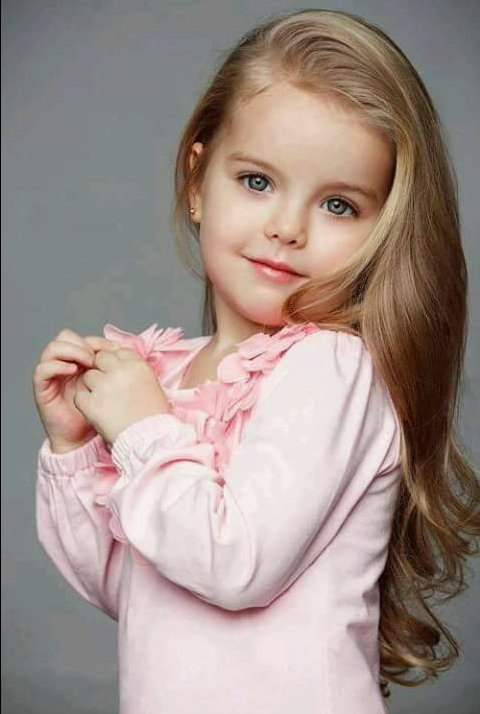
#> input picture pic2.png, 480 x 714 px, found by its file name
$ python Chapter_7.py
#> lines starting #> are read from the running program, lines starting #| are printed output that depends on the picture; after the words box and inside, x2 and y2 are one past the last pixel; in counts of white or black regions, pixels touching at a corner belong together
import cv2
import numpy as np


def empty(a): # FUNCTION USED IN TRACK BAR
    pass


path = "Resources/pic2.png"

# CREATE NEW WINDOW FOR TRACK BAR
cv2.namedWindow("TrackBars")
# RESIZE WINDOW
cv2.resizeWindow("TrackBars",700,310)

# CREATE TRACKBAR FOR 6 DIFFERENT VALUES
cv2.createTrackbar("Hue Min","TrackBars",0,179,empty)  # max hue = 360 but for open cv it is 180
cv2.createTrackbar("Hue Max","TrackBars",179,179,empty)
cv2.createTrackbar("Sat Min","TrackBars",0,255,empty)
cv2.createTrackbar("Sat Max","TrackBars",255,255,empty)
cv2.createTrackbar("Val Min","TrackBars",153,255,empty)
cv2.createTrackbar("Val Max","TrackBars",255,255,empty)

# GET REAL TIME VALUES OF HSV BY TUNING THE TRACKBAR VALUES

while True:
    img = cv2.imread(path)
#> img is the input picture: shape (714, 480, 3); mean B, G, R 137.3, 144, 158.8

    # CONVERT RGB TO HSV
    imgHSV = cv2.cvtColor(img,cv2.COLOR_BGR2HSV)
#> imgHSV: shape (714, 480, 3); mean H, S, V 54.2, 50.3, 161.2
    h_min = cv2.getTrackbarPos("Hue Min","TrackBars")
    h_max = cv2.getTrackbarPos("Hue Max", "TrackBars")
    s_min = cv2.getTrackbarPos("Sat Min", "TrackBars")
    s_max = cv2.getTrackbarPos("Sat Max", "TrackBars")
    v_min= cv2.getTrackbarPos("Val Min", "TrackBars")
    v_max = cv2.getTrackbarPos("Val Max", "TrackBars")
    print(h_min,h_max,s_min,s_max,v_min,v_max)

    # GET MASK OF PERTICULAR OBJECT (BLACK = 0,WHITE = 1)
    lower = np.array([h_min,s_min,v_min])
    upper = np.array([h_max,s_max,v_max])
    mask = cv2.inRange(imgHSV,lower,upper)
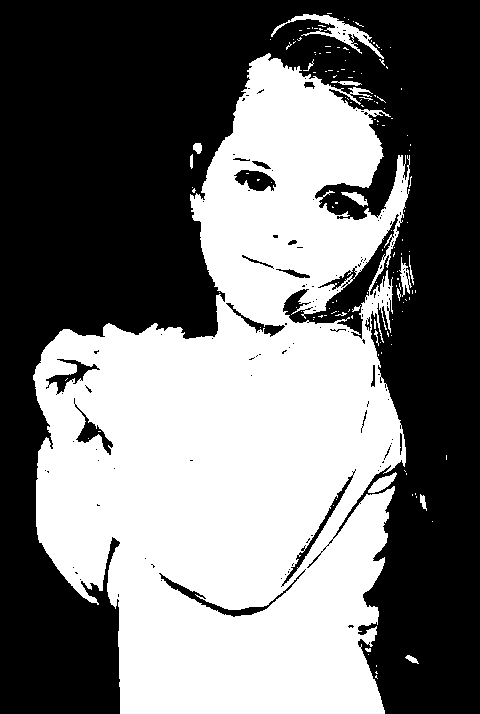
#> mask: shape (714, 480); 45.8% white; 148 white regions (131 under 20 px), largest, box (x1, y1, x2, y2) and area: (33, 53, 410, 714) 154206, (271, 14, 384, 59) 1031, (368, 472, 397, 493) 267

    # PERFORM AND OPERATION OF IMAGES WITH MASK
    imgResult = cv2.bitwise_and(img,img,mask=mask)
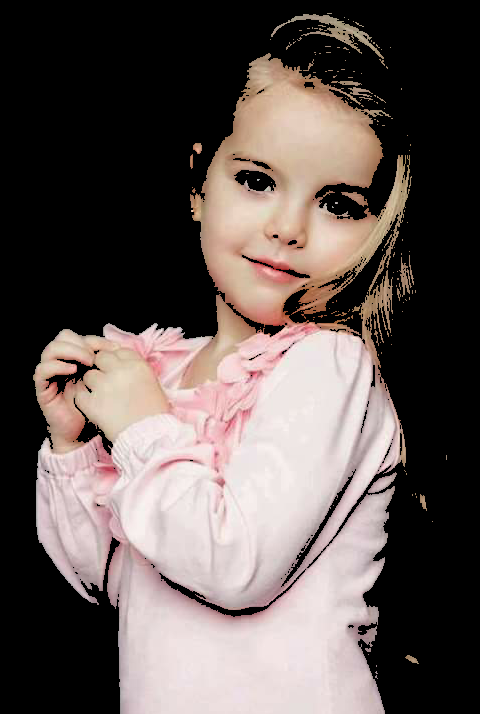
#> imgResult: shape (714, 480, 3); mean B, G, R 84.3, 87.6, 98.8

    # JOINED THE FINAL IMAGE WITH ACTUAL AND HSV IMAGE
    stackedImg = np.hstack((img,imgHSV,imgResult))
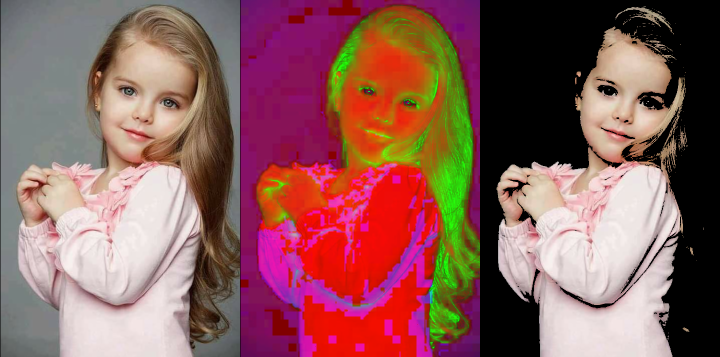
#> stackedImg: shape (714, 1440, 3) (shown at 1/2 size); mean B, G, R 91.9, 94, 139.6

    # SHOW MASK AND IMAGES
    cv2.imshow("Mask",mask)
    cv2.imshow("StackedImage",stackedImg)
    k = cv2.waitKey(1) & 0xFF
#> (key q is pressed here)
    if k == ord('q'):
        break

$ run again, with pic1.png copied over pic2.png
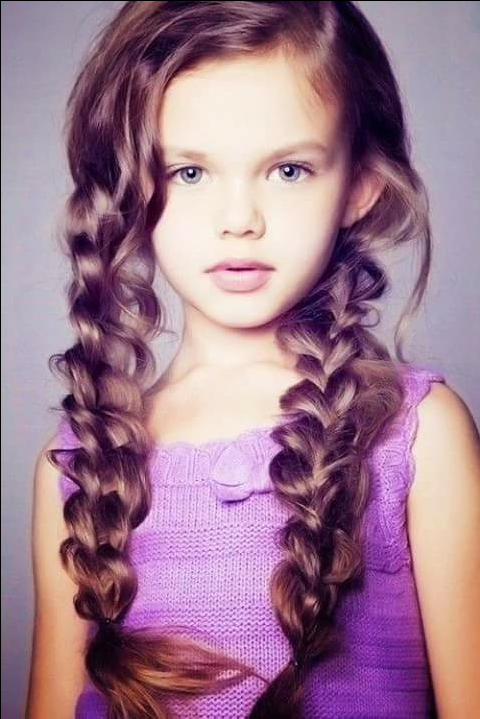
#> input picture pic1.png, 480 x 719 px, found by its file name
#> img is the input picture: shape (719, 480, 3); mean B, G, R 142.7, 122, 159.1
#> imgHSV: shape (719, 480, 3); mean H, S, V 116.7, 89, 163.4
#> `mask = cv2.inRange(imgHSV,lower,upper)`:
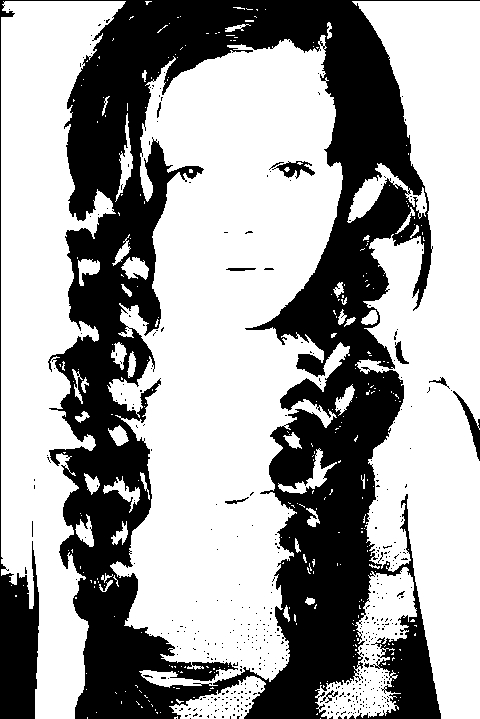
#> mask: shape (719, 480); 63.3% white; 473 black regions (463 under 20 px), largest, box (x1, y1, x2, y2) and area: (0, 0, 480, 719) 124231, (453, 391, 480, 461) 407, (272, 161, 315, 179) 331
#> `stackedImg = np.hstack((img,imgHSV,imgResult))`:
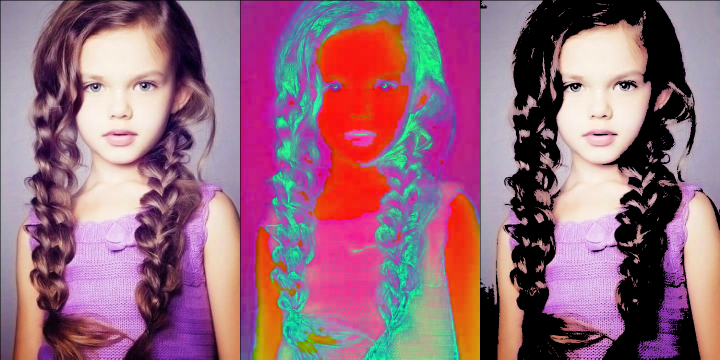
#> stackedImg: shape (719, 1440, 3) (shown at 1/2 size); mean B, G, R 124.9, 105.6, 149.8
